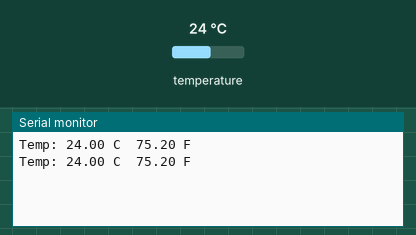
Recording of a program running on a simulated ESP32. Parts: the last lines printed to the serial monitor. The inputs (shaded band) are chosen by the test bench; at power-on: temperature 24 °C.

Above: at 3.0 s.
3.1 s: temperature set to 12 °C
At 5.5 s:
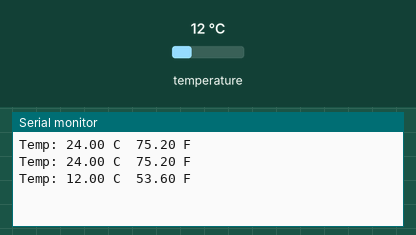
6.1 s: temperature set to 19 °C
At 7.3 s:
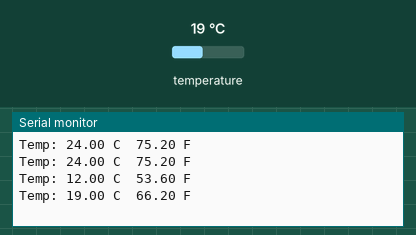
Timing chart, 0 to 9.1 s (numbered marks = the images above; inputs shaded):
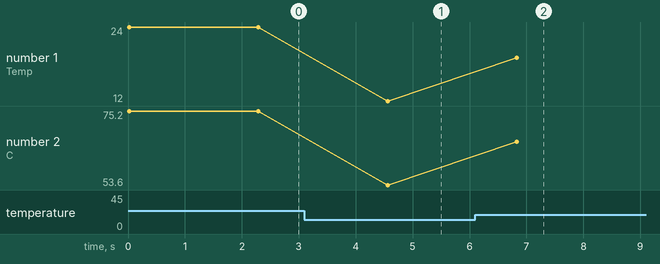

The program:

main.cpp
```cpp
#include <Arduino.h>
#include "heltec.h"
#include <Wire.h>
#include "Adafruit_MCP9808.h"
#define I2C_SDA_PIN 23
#define I2C_SCL_PIN 22
TwoWire I2MCP = TwoWire(0);
// Create the MCP9808 temperature sensor object
Adafruit_MCP9808 tempsensor;

void setup()
{

  Serial.begin(115200);
  I2MCP.begin(I2C_SDA_PIN, I2C_SCL_PIN);
  bool status = tempsensor.begin(0x18, &I2MCP);

  if (!status)
  {
    Serial.println("Couldn't find MCP9808!");
    while (1)
      ;
  }
}

void loop()
{
  // Read and print out the temperature, then convert to *F
  float c = tempsensor.readTempC();
  float f = c * 9.0 / 5.0 + 32;
  Serial.print("Temp: ");
  Serial.print(c);
  Serial.print(" C\t");
  Serial.print(f);
  Serial.println(" F");
  delay(250);

  tempsensor.shutdown_wake(1);
  delay(2000);
  tempsensor.shutdown_wake(0);
}
```

Measured:
- after the input at 3.1 s, the serial monitor: prints a new line after 1.5 s (image 1)
- after the input at 6.1 s, the serial monitor: prints a new line after 0.73 s (image 2)
- plotted number 1: 24 → 12 after the input at 3.1 s, 12 → 19 after the input at 6.1 s
- plotted number 2: 75.2 → 53.6 after the input at 3.1 s, 53.6 → 66.2 after the input at 6.1 s
